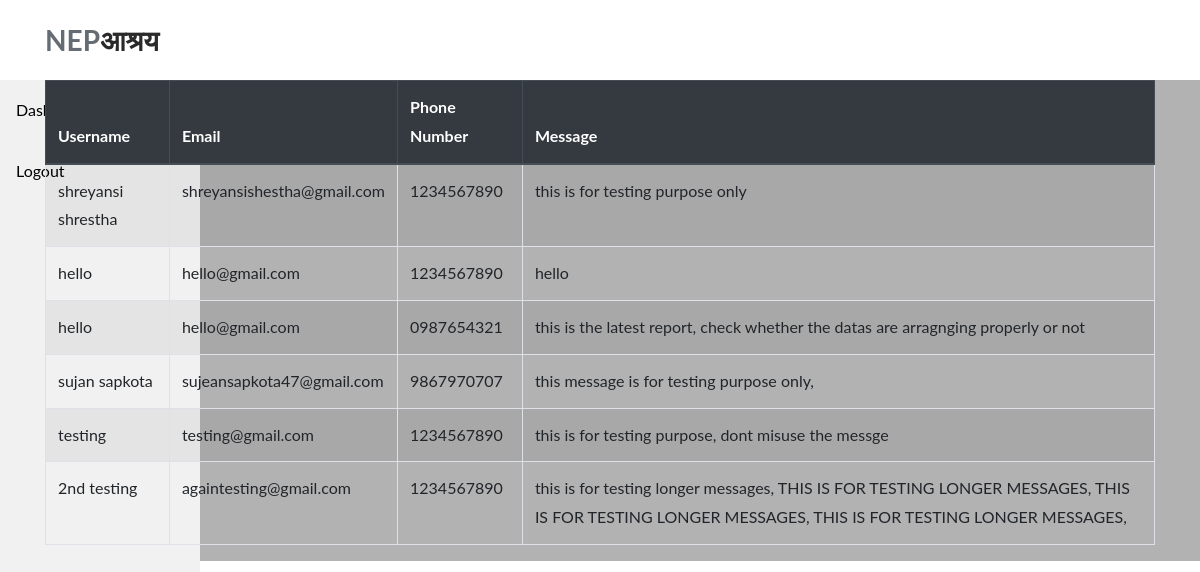
The page /view_contact/ on the database its author committed.
### Nepa_application/models.py (models this page shows)
class Contact_us(models.Model):
    name = models.CharField(max_length=50)
    email = models.EmailField(validators=[EmailValidator(message='Enter a valid email address.')])
    phone = models.CharField(max_length=10)  # Adjust length as needed
    text_message = models.TextField()
    post_date = models.DateTimeField(default=timezone.now, null=True, blank=True)
    class Meta:
        ordering = ['-post_date']

### Nepa_application/views.py (the view)
# urls.py: path('view_contact/', views.admin_contacts, name='admin_contacts'),
def admin_contacts(request):
    contacts = models.Contact_us.objects.all()
    name = contacts.values('name')
    email = contacts.values('email')
    phone = contacts.values('phone')
    text_message = contacts.values('text_message')
    context = {
        "contacts": contacts,
        "name": name,
        "email": email,
        "phone": phone,
        "text_message": text_message,
    }
    return render(request, 'admin_contacts.html', context)

### templates/admin_contacts.html (shortened to what this page needs)
{% load static %}
<!DOCTYPE html>
<html lang="en">
<head>
  <link rel="stylesheet" href="https://stackpath.bootstrapcdn.com/bootstrap/4.5.2/css/bootstrap.min.css">
  <link rel="stylesheet" type="text/css" href="{% static 'assets/css/bootstrap.min.css' %}">
  <link rel="stylesheet" type="text/css" href="{% static 'assets/css/font-awesome.css' %}">
  <link rel="stylesheet" type="text/css" href="{% static 'assets/css/owl-carousel.css' %}">
  <link rel="stylesheet" href="{% static 'assets/css/tooplate-artxibition.css' %}">
  <link rel="stylesheet" href="{% static 'assets/css/style.css' %}">
  <link href="{% static 'assets/css/main.css' %}" rel="stylesheet" />
</head>
<body>
<header class="header-area header-sticky">
    <div class="container">
        <div class="row">
            <div class="col-12">
                <nav class="main-nav">
                    <a href="{% url 'index' %}" class="logo">NEP<em>आश्रय</em></a>
                </nav>
            </div>
        </div>
    </div>
</header>
<div class="sidebar">
    <a  href="{%url 'upload'%}">Dashboard</a>
    <a href="{% url 'signout' %}">Logout</a>
</div>
<div class="container">
    <div class="row">
        <div class="col-md-12">
            <table class="table table-striped table-bordered">
                <thead class="thead-dark">
                    <tr>
                        <th>Username</th>
                        <th>Email</th>
                        <th>Phone Number</th>
                        <th>Message</th>
                    </tr>
                </thead>
                <tbody>
                    {% for user in contacts %}
                    <tr>
                        <td>{{ user.name }}</td>
                        <td>{{ user.email }}</td>
                        <td>{{ user.phone }}</td>
                        <td>{{ user.text_message }}</td>
                    </tr>
                    {% endfor %}
                </tbody>
            </table>
        </div>
    </div>
</div>
</body>
</html>

### static/assets/css/tooplate-artxibition.css (style rules this page uses)
html, body, div, span, applet, object, iframe, h1, h2, h3, h4, h5, h6, p, blockquote, div pre, a, abbr, acronym, address, big, cite, code, del, dfn, em, font, img, ins, kbd, q, s, samp, small, strike, strong, sub, sup, tt, var, b, u, i, center, dl, dt, dd, ol, ul, li, figure, header, nav, section, article, aside, footer, figcaption { margin: 0; padding: 0; border: 0; outline: 0; }
header, section, article, aside, footer, hgroup { display: block; }
.main-nav a { display:block; transition: .3s; }
* { box-sizing: border-box; }
html, body { font-family: 'Poppins', sans-serif; font-weight: 400; background-color: #fff; font-size: 16px; -ms-text-size-adjust: 100%; -webkit-font-smoothing: antialiased; -moz-osx-font-smoothing: grayscale; }
a { text-decoration: none !important; }
html, body { background: #fff; font-family: 'Poppins', sans-serif; }
.header-area { position: relative; top: 0px; left: 0px; right: 0px; z-index: 100; height: 80px; background: #fff; -webkit-transition: all .5s ease 0s; -moz-transition: all .5s ease 0s; -o-transition: all .5s ease 0s; transition: all .5s ease 0s; }
.header-area .main-nav { min-height: 80px; background: transparent; }
.header-area .main-nav .logo { line-height: 80px; color: #656c74; font-size: 28px; font-weight: 700; float: left; -webkit-transition: all 0.3s ease 0s; -moz-transition: all 0.3s ease 0s; -o-transition: all 0.3s ease 0s; transition: all 0.3s ease 0s; }
.header-area .main-nav .logo em { font-style: normal; color: #2a2a2a; font-weight: 900; }
html { scroll-behavior :smooth }
.header-area.header-sticky { min-height: 80px; }
@media (max-width: 1200px) { .header-area .main-nav:before { display: none; } }

### static/assets/css/main.css (style rules this page uses)
html { line-height: 1.15; -ms-text-size-adjust: 100%; -webkit-text-size-adjust: 100%; }
body { margin: 0; }
article, aside, footer, header, nav, section { display: block; }
a { background-color: transparent; -webkit-text-decoration-skip: objects; }
html { height: 100%; }
* { box-sizing: border-box; }

### templates/admin_contacts.html (style rules this page uses)
.sidebar { margin: 0; padding: 0; width: 200px; background-color: #f1f1f1; position: fixed; height: 100%; overflow: auto; }
.sidebar a { display: block; color: black; padding: 16px; text-decoration: none; }

### rows shown on the page
Contact_us: name "shreyansi shrestha", email "shreyansishestha@gmail.com", phone "1234567890", text_message "this is for testing purpose only"
Contact_us: name "hello", email "hello@gmail.com", phone "1234567890", text_message "hello"
Contact_us: name "hello", email "hello@gmail.com", phone "0987654321", text_message "this is the latest report, check whether the datas are arragnging properly or not"
Contact_us: name "sujan sapkota", email "sujeansapkota47@gmail.com", phone "9867970707", text_message "this message is for testing purpose only,"
Contact_us: name "testing", email "testing@gmail.com", phone "1234567890", text_message "this is for testing purpose, dont misuse the messge"
Contact_us: name "2nd testing", email "againtesting@gmail.com", phone "1234567890", text_message "this is for testing longer messages, THIS IS FOR TESTING LONGER MESSAGES, THIS IS FOR TESTING LONGER MESSAGES, THIS IS FOR TESTING LONGER MESSAGES,"
